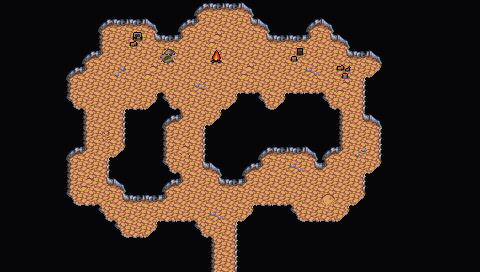

Below is a game level as drawn by its tile map, then a one-line description and the .tmx that defines it (tile-layer data replaced by summaries):
An orthogonal 30x17 tile map with 16x16 px tiles, 3 tile layers (Background, Ground, Foreground), 2 tilesets and 6 objects.

<map version="1.5" tiledversion="1.7.2" orientation="orthogonal" renderorder="right-down" width="30" height="17" tilewidth="16" tileheight="16" infinite="0" nextlayerid="6" nextobjectid="60">
 <editorsettings>
  <export target="wastetown..tmx" format="tmx" />
 </editorsettings>
 <tileset firstgid="1" source="../tileset/main.tsx" />
 <tileset firstgid="3477" source="../tileset/buildings.tsx" />
 <layer id="1" name="Background" width="30" height="17">
  <data>[510 cells, 510 non-empty, 1 distinct tile ids]</data>
 </layer>
 <layer id="2" name="Ground" width="30" height="17">
  <data>[510 cells, 438 non-empty, 16 distinct tile ids]</data>
 </layer>
 <layer id="3" name="Foreground" width="30" height="17">
  <properties>
   <property name="spriteLayer" type="bool" value="true" />
  </properties>
  <data>[510 cells, 19 non-empty, 13 distinct tile ids]</data>
 </layer>
 <objectgroup id="4" name="Objects">
  <object id="38" template="../obj/entry_up.tx" x="217.032" y="271.777">
   <properties>
    <property name="teleport" value="" />
   </properties>
  </object>
  <object id="51" template="../obj/treasure.tx" x="213.75" y="27.75" />
  <object id="56" template="../obj/enemy.tx" x="182" y="129.5">
   <properties>
    <property name="enemy" value="Goblin" />
   </properties>
  </object>
  <object id="57" template="../obj/enemy.tx" x="184" y="176.75">
   <properties>
    <property name="enemy" value="Goblin" />
   </properties>
  </object>
  <object id="58" template="../obj/enemy.tx" x="343.25" y="124.5">
   <properties>
    <property name="enemy" value="Goblin Chief" />
   </properties>
  </object>
  <object id="59" template="../obj/enemy.tx" x="87.5" y="161.25">
   <properties>
    <property name="enemy" value="Goblin Warrior" />
   </properties>
  </object>
 </objectgroup>
</map>
